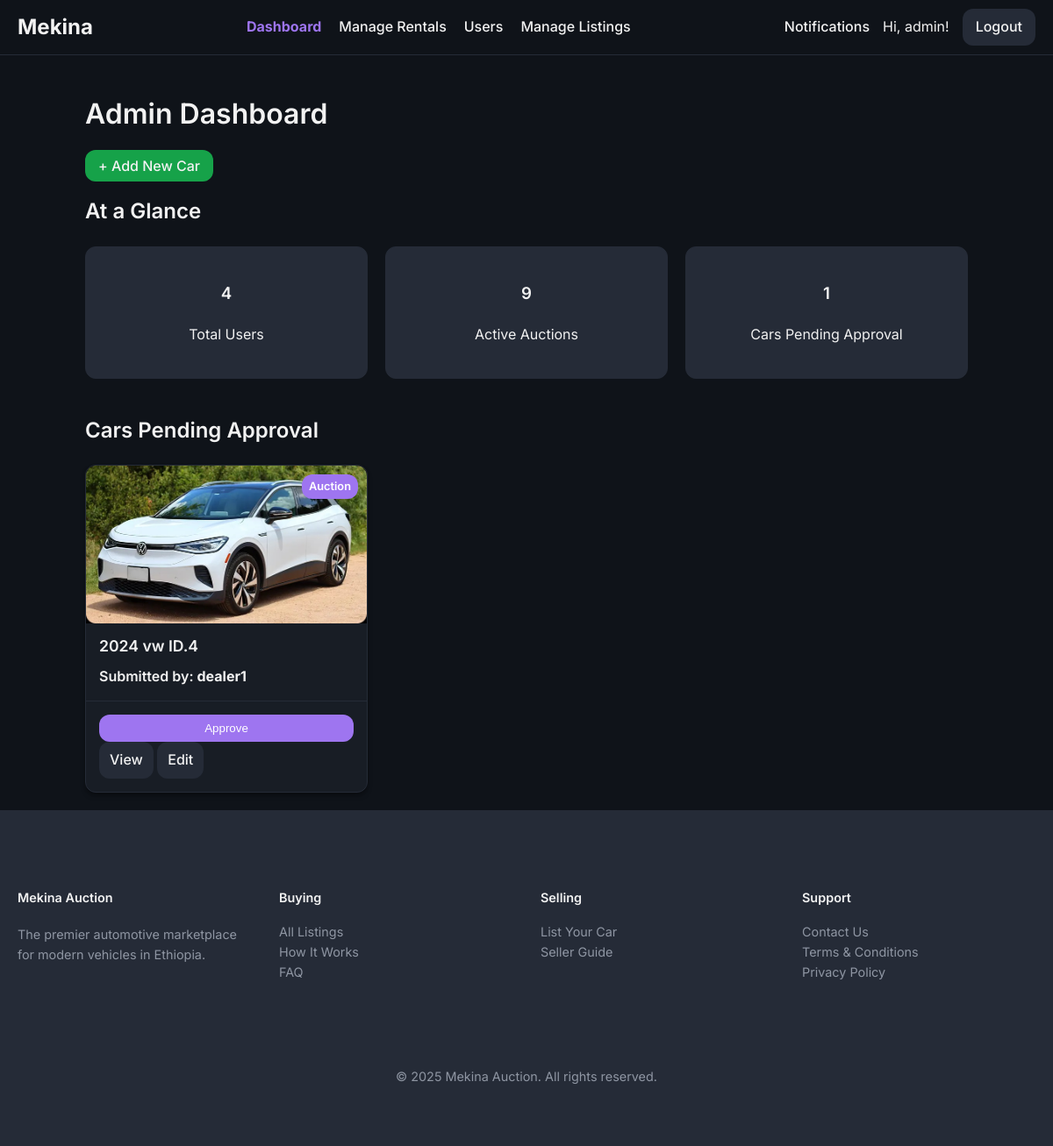
The app's page /admin/dashboard (signed in) with its own data.
### models/user.py (models this page shows, shortened)
class User(UserMixin, db.Model):
    id = db.Column(db.Integer, primary_key=True)
    username = db.Column(db.String(64), index=True, unique=True, nullable=False)
    email = db.Column(db.String(120), index=True, unique=True, nullable=False)
    phone_number = db.Column(db.String(20), nullable=True)
    password_hash = db.Column(db.String(128))
    is_admin = db.Column(db.Boolean, default=False)
    is_dealer = db.Column(db.Boolean, default=False)
    is_rental_company = db.Column(db.Boolean, default=False)
    points = db.Column(db.Integer, nullable=False, default=5) # Points for dealers to bid
    cars = db.relationship('Car', backref='owner', lazy='dynamic')
    bids = db.relationship('Bid', backref='bidder', lazy='dynamic')
    dealer_bids = db.relationship('DealerBid', backref='dealer', lazy='dynamic')
    car_requests = db.relationship('CarRequest', backref='customer', lazy='dynamic')

### models/car.py (models this page shows, shortened)
class Car(db.Model):
    id = db.Column(db.Integer, primary_key=True)
    make = db.Column(db.String(64), nullable=False)
    model = db.Column(db.String(64), nullable=False)
    year = db.Column(db.Integer, nullable=False)
    description = db.Column(db.Text, nullable=True)
    owner_id = db.Column(db.Integer, db.ForeignKey('user.id'), nullable=False)
    service_history_url = db.Column(db.String(200), nullable=True)
    inspection_report_url = db.Column(db.String(200), nullable=True)
    is_approved = db.Column(db.Boolean, default=False, nullable=False)
    transmission = db.Column(db.String(50))
    drivetrain = db.Column(db.String(50))
    mileage = db.Column(db.Integer)
    fuel_type = db.Column(db.String(50))
    condition = db.Column(db.String(50)) # e.g., New, Used
    body_type = db.Column(db.String(50), nullable=True) # e.g., SUV, Sedan
    listing_type = db.Column(db.String(50), default='auction', nullable=False) # 'auction', 'sale', 'rental'
    fixed_price = db.Column(db.Float, nullable=True) # For 'sale' listing_type
    auction = db.relationship('Auction', backref='car', uselist=False) # One-to-one relationship with Auction
    rental_listing = db.relationship('RentalListing', backref='car', uselist=False)
    images = db.relationship('CarImage', backref='car', lazy=True, cascade="all, delete-orphan") # One-to-many relationship with CarImage
    equipment = db.relationship('Equipment', secondary=car_equipment_association, lazy='subquery', backref=db.backref('cars', lazy=True))
    @property
    def primary_image_url(self):
        if self.images:
            return self.images[0].image_url
        return None

### models/car_image.py (models this page shows, shortened)
class CarImage(db.Model):
    __tablename__ = 'car_images'
    id = db.Column(db.Integer, primary_key=True)
    image_url = db.Column(db.String(255), nullable=False)
    car_id = db.Column(db.Integer, db.ForeignKey('car.id'), nullable=False)

### routes/admin.py (the view)
@admin_bp.route('/dashboard')
@login_required
@admin_required
def dashboard():
    stats = {
        'user_count': User.query.count(),
        'active_auction_count': Auction.query.filter(Auction.end_time > db.func.now()).count(),
        'pending_approval_count': Car.query.filter_by(is_approved=False).count()
    }
    cars_pending_approval = Car.query.filter_by(is_approved=False).order_by(Car.id.desc()).all()
    return render_template('dashboard.html', stats=stats, cars=cars_pending_approval)

### routes/admin.py (called while the page is built)
def admin_required(f):
    @wraps(f)
    def decorated_function(*args, **kwargs):
        if not current_user.is_authenticated or not current_user.is_admin:
            abort(403) # Forbidden
        return f(*args, **kwargs)
    return decorated_function

### templates/dashboard.html (shortened to what this page needs)
{% extends "base.html" %}
{% block content %}
    <h1>Admin Dashboard</h1>
    <div style="margin-bottom: 20px;">
        <a href="{{ url_for('admin.add_car') }}" class="nav-button" style="background-color: hsl(var(--success)); text-decoration: none;">+ Add New Car</a>
    </div>
    <h2>At a Glance</h2>
    <div class="stat-grid">
        <div class="stat-card">
            <h3>{{ stats.user_count }}</h3>
            <p>Total Users</p>
        </div>
        <div class="stat-card">
            <h3>{{ stats.active_auction_count }}</h3>
            <p>Active Auctions</p>
        </div>
        <div class="stat-card">
            <h3>{{ stats.pending_approval_count }}</h3>
            <p>Cars Pending Approval</p>
        </div>
    </div>
    <h2>Cars Pending Approval</h2>
    {% if cars %}
        <div class="auction-grid">
            {% for car in cars %}
            <div class="auction-card">
                <span class="listing-type-tag small {{ car.listing_type.lower() }}">{{ car.listing_type|title }}</span>
                <img src="{{ car.primary_image_url or url_for('static', filename='img/default_car.png') }}" alt="Car Image">
                <div class="card-content">
                    <h3>{{ car.year }} {{ car.make }} {{ car.model }}</h3>
                    <p>Submitted by: <strong>{{ car.owner.username }}</strong></p>
                </div>
                <div class="card-footer button-group">
                    <form action="{{ url_for('admin.approve_car', car_id=car.id) }}" method="post" style="flex-grow: 1;">
                        <button type="submit" class="btn approve" style="width: 100%;">Approve</button>
                    </form>
                    {% set view_url = '' %}
                    {% if car.listing_type == 'auction' and car.auction %}
                        {% set view_url = url_for('auctions.auction_detail', auction_id=car.auction.id) %}
                    {% elif car.listing_type == 'sale' %}
                        {% set view_url = url_for('main.car_detail', car_id=car.id) %}
                    {% elif car.listing_type == 'rental' and car.rental_listing %}
                        {% set view_url = url_for('rentals.rental_detail', listing_id=car.rental_listing.id) %}
                    {% endif %}
                    {% if view_url %}
                        <a href="{{ view_url }}" class="btn edit">View</a>
                    {% endif %}
                    <a href="{{ url_for('admin.edit_listing', car_id=car.id) }}" class="btn edit">Edit</a>
                </div>
            </div>
            {% endfor %}
        </div>
    {% else %}
        <p>No cars are currently pending approval.</p>
    {% endif %}
{% endblock %}

### templates/base.html (shortened to what this page needs)
<!DOCTYPE html>
<html lang="en">
<head>
    <link rel="stylesheet" href="{{ url_for('static', filename='css/style.css') }}">
</head>
<body>
    <nav>
        <a href="{{ url_for('main.home') }}" class="nav-brand">Mekina</a>
        <ul>
            {% if current_user.is_authenticated and current_user.is_admin %}
                <li><a href="{{ url_for('admin.dashboard') }}" class="{{ 'active' if request.endpoint == 'admin.dashboard' }}">Dashboard</a></li>
                <li><a href="{{ url_for('admin.rental_management') }}" class="{{ 'active' if request.endpoint == 'admin.rental_management' }}">Manage Rentals</a></li>
                <li><a href="{{ url_for('admin.user_management') }}" class="{{ 'active' if request.endpoint == 'admin.user_management' }}">Users</a></li>
                <li><a href="{{ url_for('auctions.list_auctions') }}" class="{{ 'active' if request.endpoint == 'auctions.list_auctions' }}">Manage Listings</a></li>
            {% elif current_user.is_authenticated and current_user.is_rental_company %}
                <li><a href="{{ url_for('rentals.dashboard') }}" class="{{ 'active' if request.endpoint == 'rentals.dashboard' }}">Rental Dashboard</a></li>
            {% endif %}
        </ul>
        <div class="nav-right">
            {% if current_user.is_authenticated %}
                <a href="{{ url_for('main.notifications') }}">
                    Notifications
                </a>
                <span>Hi, {{ current_user.username }}!</span>
                <a href="{{ url_for('auth.logout') }}" class="nav-button">Logout</a>
            {% else %}
                <a href="{{ url_for('auth.login') }}" class="nav-button">Login</a>
                <a href="{{ url_for('auth.register') }}" class="nav-button">Register</a>
            {% endif %}
        </div>
    </nav>
    <main class="container">
        {% block content %}{% endblock %}
    </main>
    <footer class="site-footer">
        <div class="container">
            <div class="footer-grid">
                <div class="footer-brand">
                    <h4>Mekina Auction</h4>
                    <p>
                        The premier automotive marketplace for modern vehicles in Ethiopia.
                    </p>
                </div>
                <div class="footer-links">
                    <h4>Buying</h4>
                    <ul>
                        <li><a href="{{ url_for('main.all_listings') }}">All Listings</a></li>
                        <li><a href="{{ url_for('main.how_it_works') }}">How It Works</a></li>
                        <li><a href="#">FAQ</a></li>
                    </ul>
                </div>
                <div class="footer-links">
                    <h4>Selling</h4>
                    <ul>
                        <li><a href="{{ url_for('seller.submit_car') }}">List Your Car</a></li>
                        <li><a href="#">Seller Guide</a></li>
                    </ul>
                </div>
                <div class="footer-links">
                    <h4>Support</h4>
                    <ul>
                        <li><a href="#">Contact Us</a></li>
                        <li><a href="#">Terms & Conditions</a></li>
                        <li><a href="#">Privacy Policy</a></li>
                    </ul>
                </div>
            </div>
            <div class="footer-bottom">
                <p>&copy; {{ now.year }} Mekina Auction. All rights reserved.</p>
            </div>
        </div>
    </footer>
</body>
</html>

### records on screen
User: username "admin"
Car: listing_type "Auction", image_url (picture), year "2024", make "vw", model "ID.4", owner.username "dealer1"

### other values on screen
{{ stats.user_count }} "4"
{{ stats.active_auction_count }} "9"
{{ stats.pending_approval_count }} "1"
